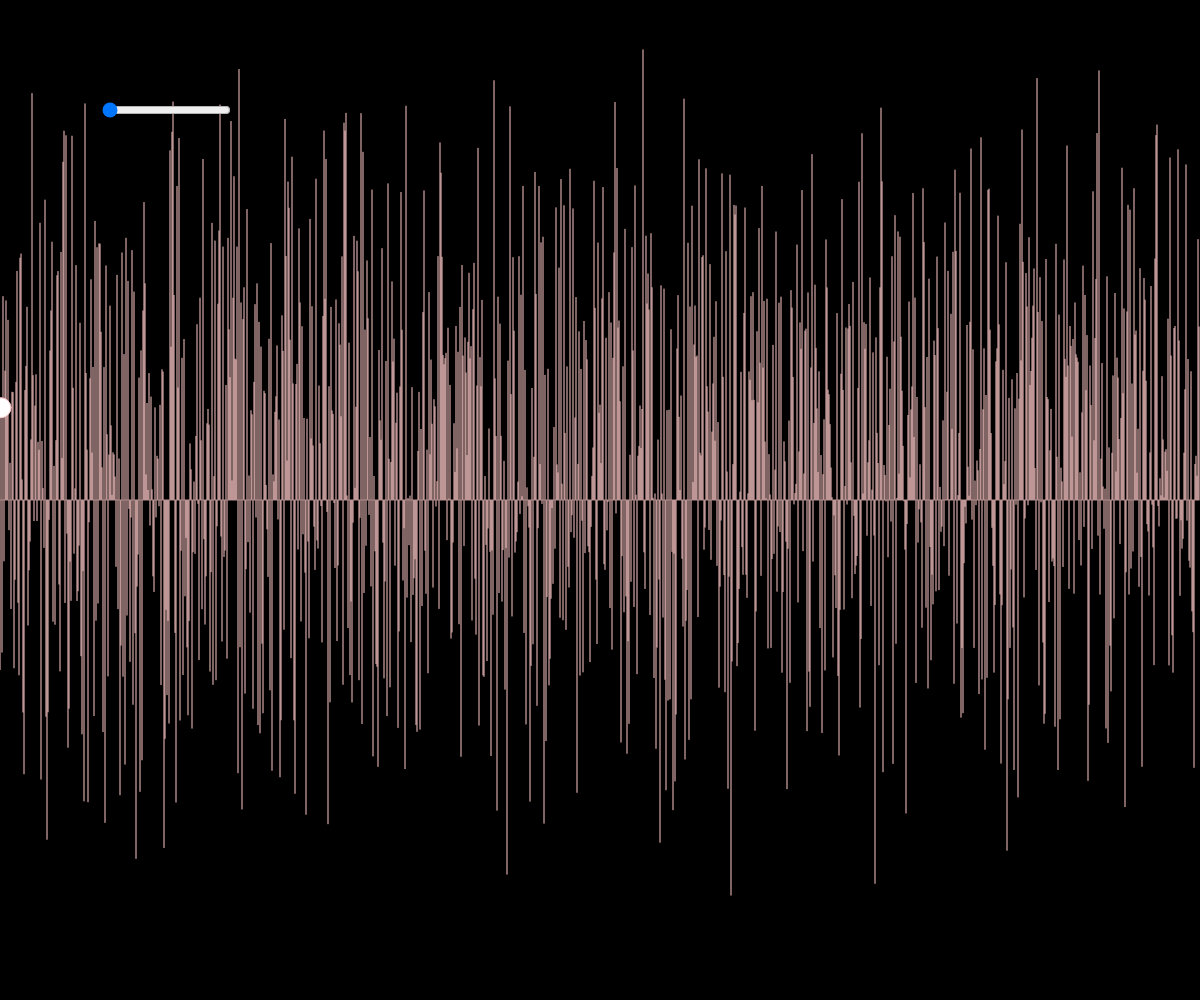
Frame 1 (no input)
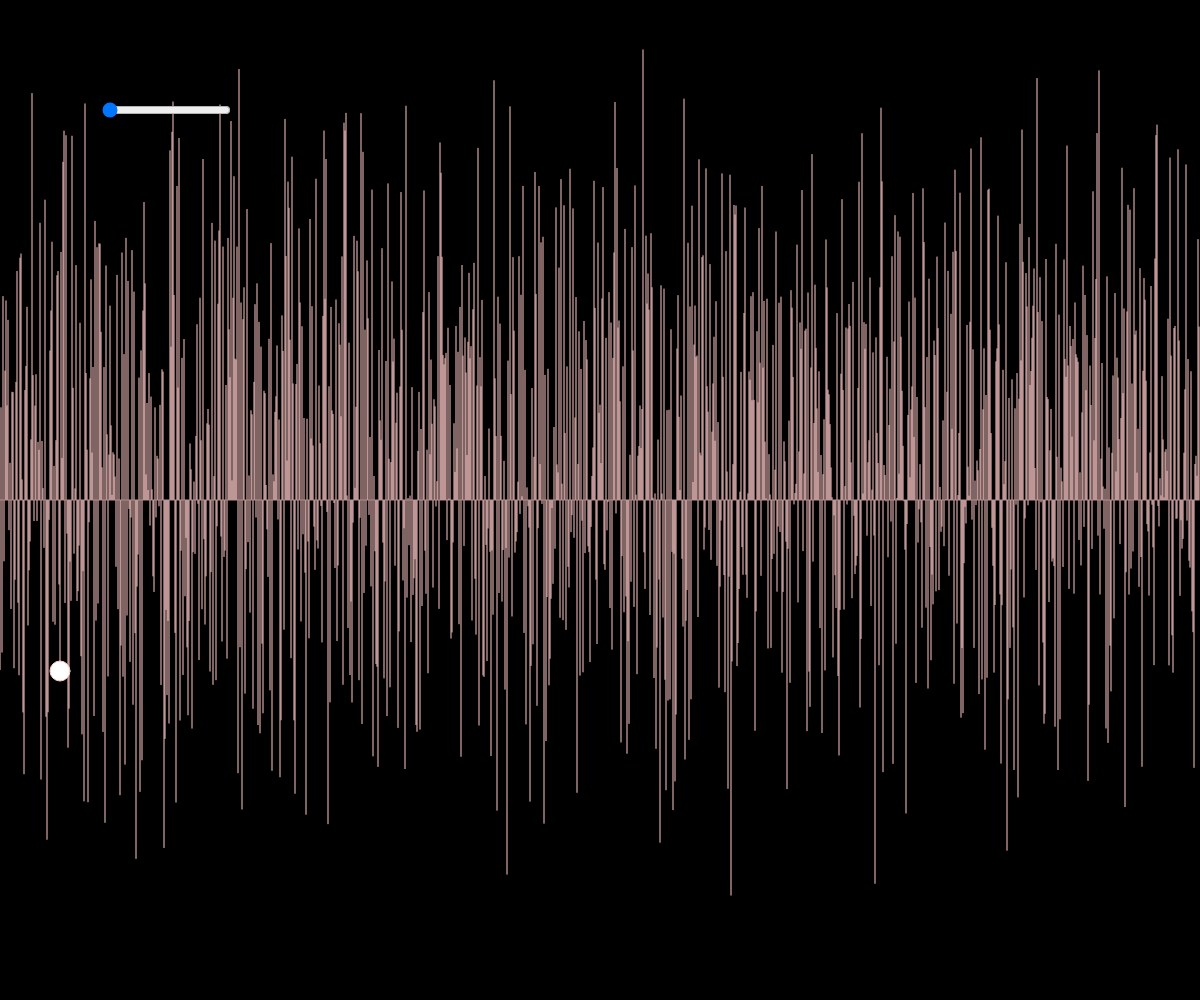
Frame 60 (no input)
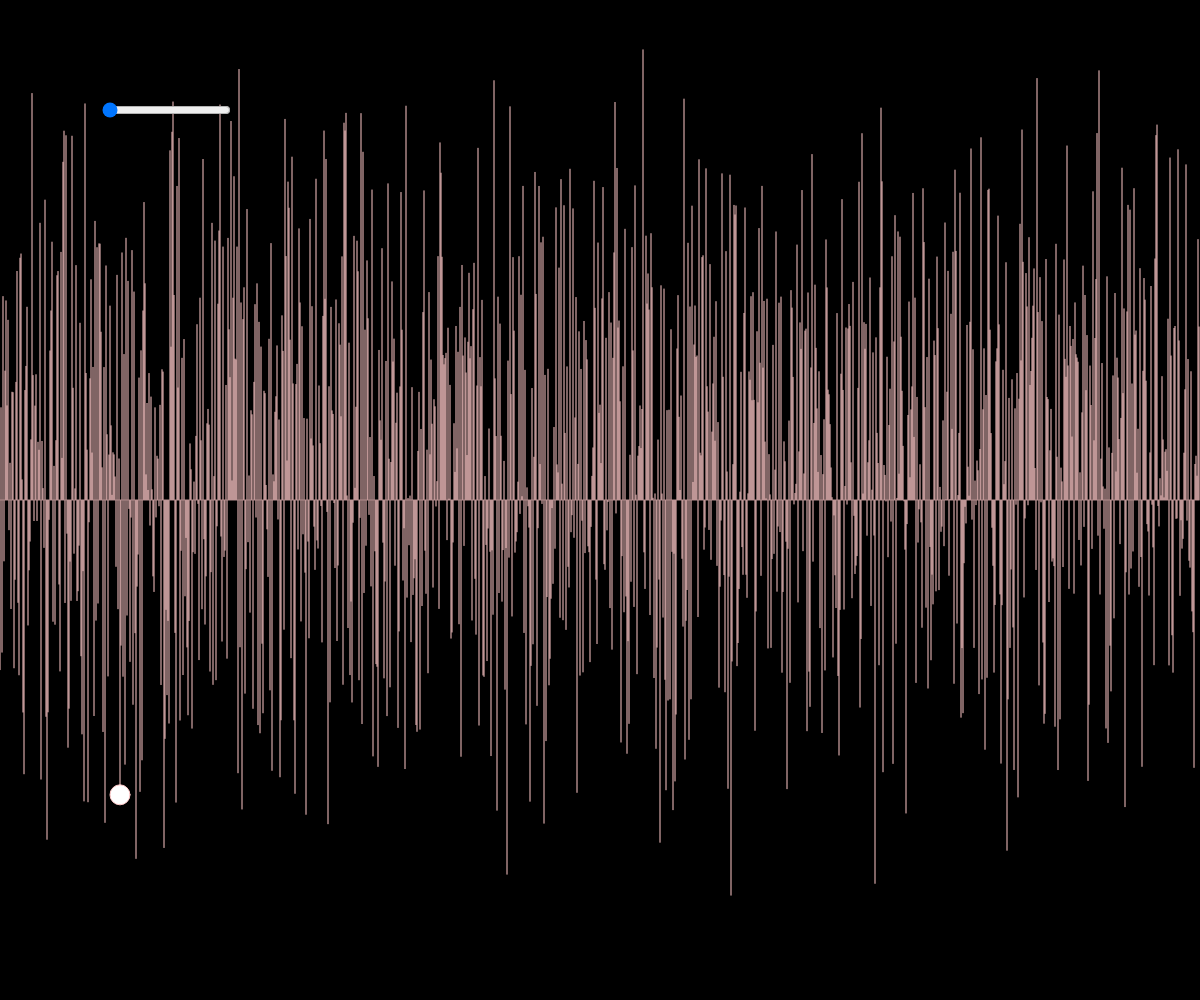
Frame 120 (the mouse pressed at the canvas centre since frame 60)

The p5.js sketch that drew these frames (run headless with seeded random() and noise() and a simulated clock; from frame 60 on, the mouse is pressed at the canvas centre):

// p5.js sketch
// ── sketch.js

let nSlider;

function setup() {
  createCanvas(windowWidth, windowHeight);
  nSlider = createSlider(1, 1000, 1, 10);
  nSlider.position(100,100);

 
}

// let gridSize = 2;

function draw() {
  background(0);
  stroke(255,200,200);
  let nscale = nSlider.value();

  for(let i = 0; i < width; i++){
    let y = height * noise(i/nscale);
    // let y = map(noise(i),0,1,0,height);
   line(i,height /2, i ,y);
  }

  let x = frameCount % width;
  let y = height * noise(x / nscale);
  fill(255);
  ellipse(x,y,20,20);

}
